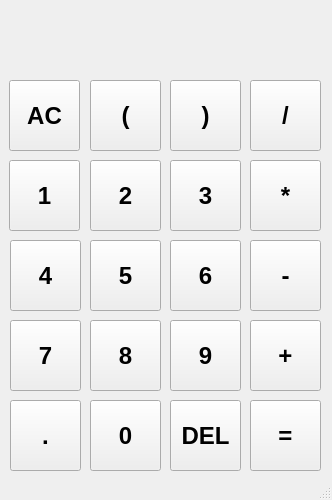
<?xml version="1.0" encoding="UTF-8"?>
<ui version="4.0">
 <class>Calculator</class>
 <widget class="QMainWindow" name="Calculator">
  <property name="windowModality">
   <enum>Qt::NonModal</enum>
  </property>
  <property name="geometry">
   <rect>
    <x>0</x>
    <y>0</y>
    <width>332</width>
    <height>500</height>
   </rect>
  </property>
  <property name="windowTitle">
   <string>Calculator</string>
  </property>
  <widget class="QWidget" name="centralwidget">
   <widget class="QPushButton" name="eight">
    <property name="geometry">
     <rect>
      <x>90</x>
      <y>320</y>
      <width>71</width>
      <height>71</height>
     </rect>
    </property>
    <property name="font">
     <font>
      <pointsize>18</pointsize>
      <weight>75</weight>
      <bold>true</bold>
     </font>
    </property>
    <property name="locale">
     <locale language="English" country="UnitedStates"/>
    </property>
    <property name="text">
     <string>8</string>
    </property>
   </widget>
   <widget class="QPushButton" name="division">
    <property name="geometry">
     <rect>
      <x>250</x>
      <y>80</y>
      <width>71</width>
      <height>71</height>
     </rect>
    </property>
    <property name="font">
     <font>
      <pointsize>18</pointsize>
      <weight>75</weight>
      <bold>true</bold>
     </font>
    </property>
    <property name="locale">
     <locale language="English" country="UnitedStates"/>
    </property>
    <property name="text">
     <string>/</string>
    </property>
   </widget>
   <widget class="QPushButton" name="addition">
    <property name="geometry">
     <rect>
      <x>250</x>
      <y>320</y>
      <width>71</width>
      <height>71</height>
     </rect>
    </property>
    <property name="font">
     <font>
      <pointsize>18</pointsize>
      <weight>75</weight>
      <bold>true</bold>
     </font>
    </property>
    <property name="locale">
     <locale language="English" country="UnitedStates"/>
    </property>
    <property name="text">
     <string>+</string>
    </property>
   </widget>
   <widget class="QPushButton" name="multiplication">
    <property name="geometry">
     <rect>
      <x>250</x>
      <y>160</y>
      <width>71</width>
      <height>71</height>
     </rect>
    </property>
    <property name="font">
     <font>
      <pointsize>18</pointsize>
      <weight>75</weight>
      <bold>true</bold>
     </font>
    </property>
    <property name="locale">
     <locale language="English" country="UnitedStates"/>
    </property>
    <property name="text">
     <string>*</string>
    </property>
   </widget>
   <widget class="QPushButton" name="two">
    <property name="geometry">
     <rect>
      <x>90</x>
      <y>160</y>
      <width>71</width>
      <height>71</height>
     </rect>
    </property>
    <property name="font">
     <font>
      <pointsize>18</pointsize>
      <weight>75</weight>
      <bold>true</bold>
     </font>
    </property>
    <property name="locale">
     <locale language="English" country="UnitedStates"/>
    </property>
    <property name="text">
     <string>2</string>
    </property>
   </widget>
   <widget class="QPushButton" name="six">
    <property name="geometry">
     <rect>
      <x>170</x>
      <y>240</y>
      <width>71</width>
      <height>71</height>
     </rect>
    </property>
    <property name="font">
     <font>
      <pointsize>18</pointsize>
      <weight>75</weight>
      <bold>true</bold>
     </font>
    </property>
    <property name="locale">
     <locale language="English" country="UnitedStates"/>
    </property>
    <property name="text">
     <string>6</string>
    </property>
   </widget>
   <widget class="QPushButton" name="seven">
    <property name="geometry">
     <rect>
      <x>10</x>
      <y>320</y>
      <width>71</width>
      <height>71</height>
     </rect>
    </property>
    <property name="font">
     <font>
      <pointsize>18</pointsize>
      <weight>75</weight>
      <bold>true</bold>
     </font>
    </property>
    <property name="locale">
     <locale language="English" country="UnitedStates"/>
    </property>
    <property name="text">
     <string>7</string>
    </property>
   </widget>
   <widget class="QPushButton" name="five">
    <property name="geometry">
     <rect>
      <x>90</x>
      <y>240</y>
      <width>71</width>
      <height>71</height>
     </rect>
    </property>
    <property name="font">
     <font>
      <pointsize>18</pointsize>
      <weight>75</weight>
      <bold>true</bold>
     </font>
    </property>
    <property name="locale">
     <locale language="English" country="UnitedStates"/>
    </property>
    <property name="text">
     <string>5</string>
    </property>
   </widget>
   <widget class="QPushButton" name="result">
    <property name="geometry">
     <rect>
      <x>250</x>
      <y>400</y>
      <width>71</width>
      <height>71</height>
     </rect>
    </property>
    <property name="font">
     <font>
      <pointsize>18</pointsize>
      <weight>75</weight>
      <bold>true</bold>
     </font>
    </property>
    <property name="locale">
     <locale language="English" country="UnitedStates"/>
    </property>
    <property name="text">
     <string>=</string>
    </property>
   </widget>
   <widget class="QPushButton" name="point">
    <property name="geometry">
     <rect>
      <x>10</x>
      <y>400</y>
      <width>71</width>
      <height>71</height>
     </rect>
    </property>
    <property name="font">
     <font>
      <pointsize>18</pointsize>
      <weight>75</weight>
      <bold>true</bold>
     </font>
    </property>
    <property name="locale">
     <locale language="English" country="UnitedStates"/>
    </property>
    <property name="text">
     <string>.</string>
    </property>
   </widget>
   <widget class="QPushButton" name="subtraction">
    <property name="geometry">
     <rect>
      <x>250</x>
      <y>240</y>
      <width>71</width>
      <height>71</height>
     </rect>
    </property>
    <property name="font">
     <font>
      <pointsize>18</pointsize>
      <weight>75</weight>
      <bold>true</bold>
     </font>
    </property>
    <property name="locale">
     <locale language="English" country="UnitedStates"/>
    </property>
    <property name="text">
     <string>-</string>
    </property>
   </widget>
   <widget class="QPushButton" name="three">
    <property name="geometry">
     <rect>
      <x>170</x>
      <y>160</y>
      <width>71</width>
      <height>71</height>
     </rect>
    </property>
    <property name="font">
     <font>
      <pointsize>18</pointsize>
      <weight>75</weight>
      <bold>true</bold>
     </font>
    </property>
    <property name="locale">
     <locale language="English" country="UnitedStates"/>
    </property>
    <property name="text">
     <string>3</string>
    </property>
   </widget>
   <widget class="QLabel" name="input">
    <property name="geometry">
     <rect>
      <x>10</x>
      <y>10</y>
      <width>311</width>
      <height>61</height>
     </rect>
    </property>
    <property name="font">
     <font>
      <pointsize>18</pointsize>
      <weight>75</weight>
      <bold>true</bold>
     </font>
    </property>
    <property name="layoutDirection">
     <enum>Qt::LeftToRight</enum>
    </property>
    <property name="autoFillBackground">
     <bool>false</bool>
    </property>
    <property name="locale">
     <locale language="English" country="UnitedStates"/>
    </property>
    <property name="text">
     <string/>
    </property>
   </widget>
   <widget class="QPushButton" name="clear">
    <property name="geometry">
     <rect>
      <x>170</x>
      <y>400</y>
      <width>71</width>
      <height>71</height>
     </rect>
    </property>
    <property name="font">
     <font>
      <pointsize>18</pointsize>
      <weight>75</weight>
      <bold>true</bold>
     </font>
    </property>
    <property name="locale">
     <locale language="English" country="UnitedStates"/>
    </property>
    <property name="text">
     <string>DEL</string>
    </property>
   </widget>
   <widget class="QPushButton" name="ac">
    <property name="geometry">
     <rect>
      <x>9</x>
      <y>80</y>
      <width>71</width>
      <height>71</height>
     </rect>
    </property>
    <property name="font">
     <font>
      <pointsize>18</pointsize>
      <weight>75</weight>
      <bold>true</bold>
     </font>
    </property>
    <property name="locale">
     <locale language="English" country="UnitedStates"/>
    </property>
    <property name="text">
     <string>AC</string>
    </property>
   </widget>
   <widget class="QPushButton" name="nine">
    <property name="geometry">
     <rect>
      <x>170</x>
      <y>320</y>
      <width>71</width>
      <height>71</height>
     </rect>
    </property>
    <property name="font">
     <font>
      <pointsize>18</pointsize>
      <weight>75</weight>
      <bold>true</bold>
     </font>
    </property>
    <property name="locale">
     <locale language="English" country="UnitedStates"/>
    </property>
    <property name="text">
     <string>9</string>
    </property>
   </widget>
   <widget class="QPushButton" name="one">
    <property name="geometry">
     <rect>
      <x>9</x>
      <y>160</y>
      <width>71</width>
      <height>71</height>
     </rect>
    </property>
    <property name="font">
     <font>
      <pointsize>18</pointsize>
      <weight>75</weight>
      <bold>true</bold>
     </font>
    </property>
    <property name="locale">
     <locale language="English" country="UnitedStates"/>
    </property>
    <property name="text">
     <string>1</string>
    </property>
   </widget>
   <widget class="QPushButton" name="zero">
    <property name="geometry">
     <rect>
      <x>90</x>
      <y>400</y>
      <width>71</width>
      <height>71</height>
     </rect>
    </property>
    <property name="font">
     <font>
      <pointsize>18</pointsize>
      <weight>75</weight>
      <bold>true</bold>
     </font>
    </property>
    <property name="locale">
     <locale language="English" country="UnitedStates"/>
    </property>
    <property name="text">
     <string>0</string>
    </property>
   </widget>
   <widget class="QPushButton" name="four">
    <property name="geometry">
     <rect>
      <x>10</x>
      <y>240</y>
      <width>71</width>
      <height>71</height>
     </rect>
    </property>
    <property name="font">
     <font>
      <pointsize>18</pointsize>
      <weight>75</weight>
      <bold>true</bold>
     </font>
    </property>
    <property name="locale">
     <locale language="English" country="UnitedStates"/>
    </property>
    <property name="text">
     <string>4</string>
    </property>
   </widget>
   <widget class="QPushButton" name="bracketOpen">
    <property name="geometry">
     <rect>
      <x>90</x>
      <y>80</y>
      <width>71</width>
      <height>71</height>
     </rect>
    </property>
    <property name="font">
     <font>
      <pointsize>18</pointsize>
      <weight>75</weight>
      <bold>true</bold>
     </font>
    </property>
    <property name="locale">
     <locale language="English" country="UnitedStates"/>
    </property>
    <property name="text">
     <string>(</string>
    </property>
   </widget>
   <widget class="QPushButton" name="bracketClose">
    <property name="geometry">
     <rect>
      <x>170</x>
      <y>80</y>
      <width>71</width>
      <height>71</height>
     </rect>
    </property>
    <property name="font">
     <font>
      <pointsize>18</pointsize>
      <weight>75</weight>
      <bold>true</bold>
     </font>
    </property>
    <property name="locale">
     <locale language="English" country="UnitedStates"/>
    </property>
    <property name="text">
     <string>)</string>
    </property>
   </widget>
  </widget>
  <widget class="QStatusBar" name="statusbar"/>
 </widget>
 <resources/>
 <connections/>
</ui>
